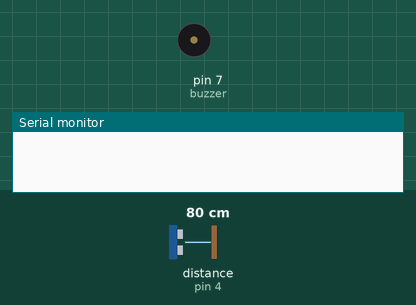
A sketch run on a simulated Arduino Uno, built with avr-gcc and run on an emulated ATmega328P. Parts: buzzer (waves = sounding, pin HIGH), the last lines printed to the serial monitor. Wiring (inferred from the names in the program): ultrasonic range finder: trigger pin 2; echo pin 4. Inputs (shaded band) come from the test bench; at power-on: distance to the obstacle (sensor on pin 4) 80 cm. The echo pulse lasts 58.3 µs per cm; pins used as bus, display or sensor lines are not drawn.

Above: at 0.1 s.
At 7.6 s:
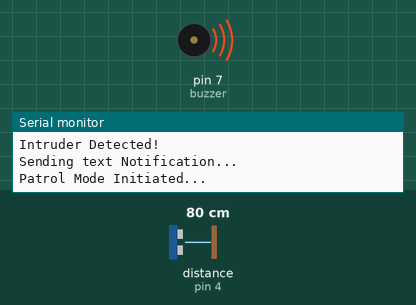
Timing chart, 0 to 9.1 s (numbered marks = the images above):
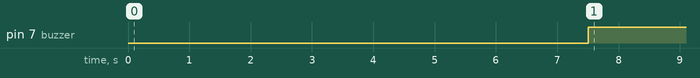

The sketch:

alarm.ino
```cpp
//TEST CODE


#include <SoftwareSerial.h>

int trigPin = 2;
int echoPin = 4;
int buzzer = 7;
long duration, cm, inches;

void setup() {

  Serial.begin (9600);
  pinMode(trigPin, OUTPUT);
  pinMode(echoPin, INPUT);
  pinMode(buzzer,OUTPUT);
  delay(5000);
  Serial.println("Patrol Mode Initiated...");
}

void loop()
{
  digitalWrite(trigPin, LOW);
  delayMicroseconds(100);
  digitalWrite(trigPin, HIGH);
  delayMicroseconds(100);
  digitalWrite(trigPin, LOW);

  pinMode(echoPin, INPUT);
  duration = pulseIn(echoPin, HIGH);

  inches = (duration / 2) / 74;
  Serial.println(inches);
  delay(2500);

  if (inches > 10) {
    Serial.println("Intruder Detected!");
    Serial.println("Sending text Notification...");
    digitalWrite(buzzer,HIGH);
  } else{

  }//end if statement
  /*
    Serial.println("Ga ada apa2");
  }*/
  Serial.println("Patrol Mode Initiated...");
  delay(2500);


}//ends loop
```

Measured:
- by itself, pin 7 (buzzer): LOW → HIGH at 7.5 s
